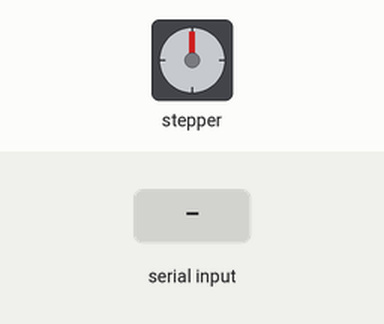
This sketch was run on a simulated Arduino Uno, built with avr-gcc and run on an emulated ATmega328P. On the bench: stepper motor. Wiring (inferred from the names in the program): stepper motor driver (200 steps per turn assumed): step pin 2; direction pin 5; enable pin 8. The test bench sets the inputs (shaded band). What the sketch prints to the serial monitor is not drawn.

Above: at 1.2 s.
1.3 s: "90,45\n" received over Serial
Timing chart, 0 to 55.3 s (numbered marks = the images above; inputs shaded):
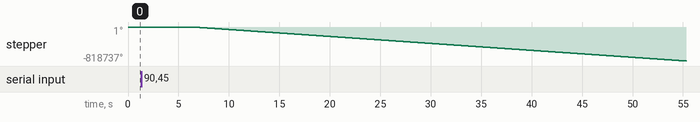

Measured:
- after the input at 1.3 s, stepper: keeps turning counter-clockwise at about 16744°/s, starting after 5.1 s

The sketch:

peristaltic.ino
```cpp
#define EN        8
#define X_DIR     5
#define X_STP     2

int delayTime = 50; // velocidad
unsigned long in = 0;
unsigned long K = 34000;

void step(boolean dir, byte dirPin, byte stepperPin, unsigned long steps){

  digitalWrite(dirPin, dir);
  delay(100);
  for (unsigned long i = 0; i < steps; i++) {
    digitalWrite(stepperPin, HIGH);
    delayMicroseconds(delayTime);
    digitalWrite(stepperPin, LOW);
    delayMicroseconds(delayTime);
  }

}

void dispense(int ml){

unsigned long stepsml = ml*K;
step(0,X_DIR,X_STP,stepsml);

}

void setup(){

  Serial.begin(9600);
  pinMode(X_DIR, OUTPUT); pinMode(X_STP, OUTPUT);
  pinMode(EN, OUTPUT);
  digitalWrite(EN, LOW);
  Serial.println("ml? ");

}

void loop(){

  if(Serial.available()>0){
  in=Serial.parseInt();
  Serial.println(in);
  delay(5000);
  dispense(in);
  Serial.println("ml? ");
  }

}
```
